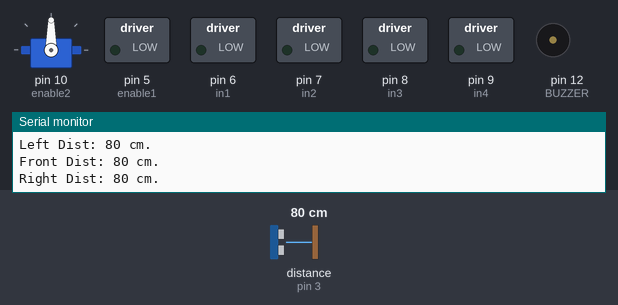
A sketch run on a simulated Arduino Uno, built with avr-gcc and run on an emulated ATmega328P. On the bench: servo, switched loads named in the sketch (green lamp = pin HIGH), buzzer (waves = sounding), the last lines printed to the serial monitor. Wiring (inferred from the names in the program): ultrasonic range finder: trigger pin 4; echo pin 3. Inputs (shaded band) come from the test bench; at power-on: distance to the obstacle (sensor on pin 3) 80 cm. The echo pulse lasts 58.3 µs per cm; pins used as bus, display or sensor lines are not drawn.

Above: at 9.2 s.
9.3 s: distance to the obstacle (sensor on pin 3) set to 23 cm
At 11.0 s:
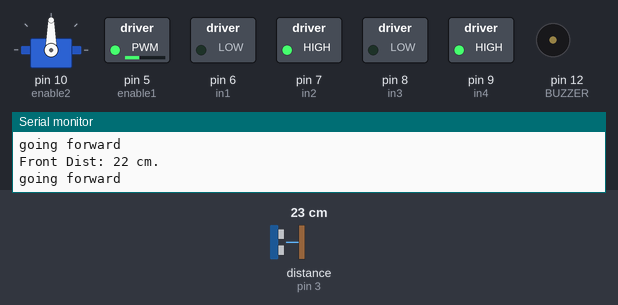
11.5 s: distance to the obstacle (sensor on pin 3) set to 18 cm
At 13.6 s:
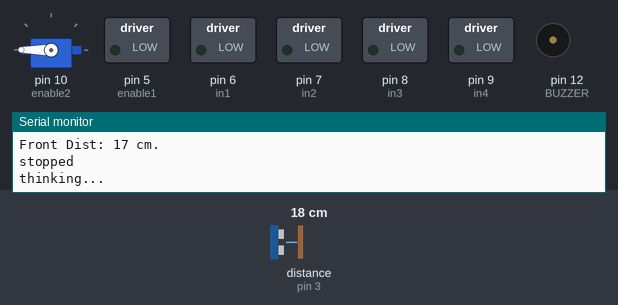
At 16.1 s:
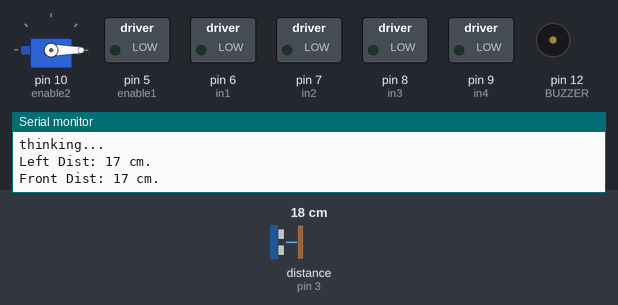
Timing chart, 0 to 20.5 s (numbered marks = the images above; inputs shaded):
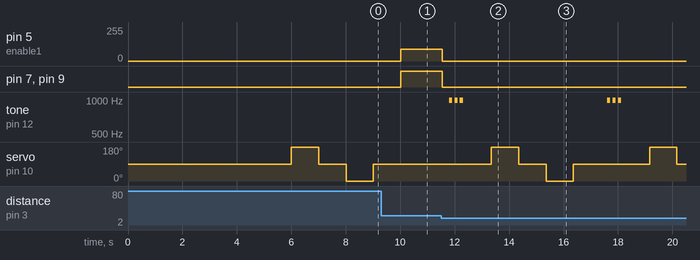

The sketch:

PINGBot_5_EnglishVersion.ino
```cpp
/*
#####################################################################################
#  	Arquivo:            PINGBot_5.pde
#       Micro-processador:  Arduino UNO ou Teensy 2.0++
#  	Linguagem:	    Wiring / C /Processing /Fritzing / Arduino IDE
#       Versão:             V.5
#
#	Objetivo:           Robot Explorador
#
#	Funcionamento:	    Once activated, the robot reads the distance
#                           (right, left and front) in order to decide what is
#                           the best way to go.
#                           Decided the best way (which is always the longest way,
#                           if there is no best way to go, the robot decides to give
#                           half back) it goes forward until it find an obstacle
#                           closer than 30 cm  from it and then the robot will stop
#                           and it will perform the decision procedure again.
#                           And so on...
#
#
#
#   Autor:              Marcelo Moraes
#   Data:               29/11/12
#   Local:              Sorocaba - SP
#
#####################################################################################

  Este projeto contém código de domínio público.
  A modificação é permitida sem aviso prévio.
*/


/*
Motors:
Motor 1 - the right motor
Motor 2 - the left motor

Input pins:
IN 1 e IN 2 - pins to drive the motor 1
IN 3 e IN 4 - pins to drive the motor 2

Enable pins:
EN 1 - motor 1 enable pin
EN 2 - motor 2 enable pin

The anable pin acts as a PWM for the (speed and spining) motor's control
To drive the motors we need to put LOW/HIGH in the input pins to determine
the direction (clockwise or anti-clockwise)

Take care when wiring the motors to the correct direction
*/

// Libraries
#include <Servo.h>      // servo-motors lead up.
#include <Ultrasonic.h> // PING sensor lead up.

// objects definition
Servo myservo; // my own servo object

// variables and constants definition
int echopin = 3;               // HC-SR04 echo pin
int trigerpin = 4;             // HC-SR04 trigger pin
int in1 = 6;                   // motor 1, 1st pin
int in2 = 7;                   // motor 1, 2nd pin
int in3 = 8;                   // motor 2, 1st pin
int in4 = 9;                   // motor 2, 2nd pin
int enable1 = 5;               // motor 1, PWM pin to speed control
int enable2 = 10;              // motor 2, PWM pin to speed control
int BUZZER = 12;               // buzzer pin
int Velocidade1 = 90;          // motor 1 speed definition (0 to 255)
int Velocidade2 = 80;          // motor 2 speed definition (0 to 255)
int distLimite = 20;           // distance limite in centimeter (20cm)

unsigned long pulsetime = 0;   // beat time of ping sensor
unsigned long distancia = 0;   // stores the distance values


void setup(){
  Serial.begin(9600);          // serial communication initialization, just for debug
                               // to show in the LCD display
  myservo.attach(10);          // attach servo motor to pin 10
  pinMode(enable1, OUTPUT);    // motor pins definition
  pinMode(enable2, OUTPUT);
  pinMode(in1, OUTPUT);
  pinMode(in2, OUTPUT);
  pinMode(in3, OUTPUT);
  pinMode(in4, OUTPUT);

  pinMode(trigerpin, OUTPUT);  // trigger pin definition as putput
  pinMode(echopin, INPUT);     // echo pin definition as input

  pinMode(BUZZER, OUTPUT);     // buzzer pin definition as output

  myservo.write(90);           // servo start in 90 degree position
  pararMotor();                // robot starts stopped
  Serial.println("stopped");   // print message in the console
  delay(5000);                 // stay 5 seconds stopped before starts

}


void loop(){
  // variables initialization
  int distEsquerda = 0;
  int distDireita = 0;
  int distFrente = 0;

  // distance initial reads
  Serial.println("thinking...");
  delay(1000);                     // pause
  myservo.write(180);              // servo position to 180 degrees
  delay(1000);                     // waiting the sensor stabilize the reading
  distEsquerda = lerDistancia();   // reads left distance
  Serial.print("Left Dist: ");
  Serial.print(distEsquerda);
  Serial.println(" cm.");
  myservo.write(90);               // servo position to 90 degrees
  delay(1000);                     // waiting the sensor stabilize the reading
  distFrente = lerDistancia();     // reads front distance
  Serial.print("Front Dist: ");
  Serial.print(distFrente);
  Serial.println(" cm.");
  myservo.write(0);                // servo position to 0 degrees
  delay(1000);                     // waiting the sensor stabilize the reading
  distDireita = lerDistancia();    // reads right distance
  Serial.print("Right Dist: ");
  Serial.print(distDireita);
  Serial.println(" cm.");

  // at the end put servo to 90 degrees position (robot looking ahead)
  myservo.write(90);
  delay(1000);                     // waiting the sensor stabilize the reading

  // best way to go determination
  if((distFrente < distEsquerda) && (distFrente < distDireita)){ // if front distance is less then left or right distance
  // check who is greater (right or left)
    if(distEsquerda > distDireita){
      Serial.println("turning to left");
      motorDireito(600);                        // to turn left, just right motor works
      delay(300);
    }
    else{
      if(distEsquerda == distDireita){ // when left and right distance are the same (especila case)
        Serial.println("turning 180 degrees");
        girar180graus(600);                     // turn 180 degree, both motors works (one in each direction)
        delay(300);
      }
      else{
        Serial.println("turning right");
        motorEsquerdo(600);                     // to turn right, just left motor works
        delay(300);
      }
    }
  }
  // clear all variables
  distEsquerda = 0;
  distDireita = 0;
  distFrente = 0;
  // go ahead till find another obstacle (obstacle distance less than 20 cm)
  int x = 1;                               // support variable
  while(x){                                // while true
    Serial.println("going forward");
    paraFrente();                          // go ahead
    distFrente = lerDistancia();           // take the front distance
    Serial.print("Front Dist: ");
    Serial.print(distFrente);
    Serial.println(" cm.");
    if(distFrente < distLimite){           // if front distance is less than the limite
      pararMotor();                        // motor stopped
      delay(200);
      x = 0;                               // invalidates the while loop and goes to the main loop
                                           // running from the beginning again
                                           // reading distances and the best path decision
      Alerta(BUZZER, 2000, 100);           // sound alarm
      Serial.println("stopped");
    }
  }
}


// ########################### functions set ###########################

// half back
void girar180graus(long tempo){
  analogWrite(enable1, Velocidade1);  // motor 1 speed (PWM).
  analogWrite(enable2, Velocidade2);  // motor 2 speed(PWM).
  digitalWrite(in1, LOW);             // motor 1 forward direction
  digitalWrite(in2, HIGH);
  digitalWrite(in3, HIGH);            // motor 2 backward direction
  digitalWrite(in4, LOW);
  delay(tempo);                       // motor will be drived for this time (this is an empiric value)
  pararMotor();                       // motors off at the end
}

// turn left
void motorDireito(long tempo){       // the time is in miliseconds
                                     // adjustable in the code it self, if necessary
  analogWrite(enable1, Velocidade1); // motor 1 on
  analogWrite(enable2, 0);           // motor 2 off
  digitalWrite(in1, LOW);            // turn to left
  digitalWrite(in2, HIGH);
  digitalWrite(in3, LOW);
  digitalWrite(in4, LOW);
  delay(tempo);                      // motor will be drived for this time (this is an empiric value)
  pararMotor();                      // motors off at the end
}

// turn right
void motorEsquerdo(long tempo){      // the time is in miliseconds
                                     // adjustable in the code it self, if necessary
  analogWrite(enable1, 0);           // motor 1 off
  analogWrite(enable2, Velocidade2); // motor 2 on
  digitalWrite(in1, LOW);            // turn right
  digitalWrite(in2, LOW);
  digitalWrite(in3, LOW);
  digitalWrite(in4, HIGH);           // motor 2 ligado, rodando para frente
  delay(tempo);                      // motor will be drived for this time (this is an empiric value)
  pararMotor();                      // motors off at the end
}

// forward
void paraFrente(){

  analogWrite(enable1, Velocidade1); // motor 1 on
  analogWrite(enable2, Velocidade2); // motor 2 on
  digitalWrite(in1, LOW);            // go forward
  digitalWrite(in2, HIGH);
  digitalWrite(in3, LOW);
  digitalWrite(in4, HIGH);
}

// stopped
void pararMotor() {
  digitalWrite(in1, LOW);            // motor 1 and motor 2 off
  digitalWrite(in2, LOW);
  digitalWrite(in3, LOW);
  digitalWrite(in4, LOW);
  analogWrite(enable1, 0);           // motor 1 disabled
  analogWrite(enable2, 0);           // motor 2 disabled
}

// backward
void motorRe(long tempo){

  analogWrite(enable1, Velocidade1); // motor 1 on (reverse direction)
  analogWrite(enable2, Velocidade2); // motor 2 on (reverse direction)
  digitalWrite(in1, HIGH);
  digitalWrite(in2, LOW);            // go backward
  digitalWrite(in3, HIGH);
  digitalWrite(in4, LOW);
  delay(tempo);
  pararMotor();
}

// sound alarm
void Alerta (unsigned char BUZZER, int frequencia, long tempoMilisegundos){
  int Contador, x=0;                                           // support variable
  long pausa = (long)(1000000/frequencia);                     // figure out the sound pause
  long loopTempo = (long)((tempoMilisegundos*1000)/(pausa*2)); // figure out the sound loop time
  while(x<3){                                                  // do this 3 times
    for (Contador=0;Contador<loopTempo;Contador++){
      digitalWrite(BUZZER,HIGH);                               // buzzer on
      delayMicroseconds(pausa);                                // pause
      digitalWrite(BUZZER,LOW);                                // buzzer off
      delayMicroseconds(pausa);                                // pause
    }
    delay(100);
    x++;                                                       // next
  }
}

// distance reading
int lerDistancia(){
  // at the beggining generates a 10 ms pulse on trigger pin
  digitalWrite(trigerpin, LOW);        // to ensure startup wrist and not generate false pulses
  digitalWrite(trigerpin, HIGH);       // put trigger pin at high level
  delayMicroseconds(10);               // for 10 ms.
  digitalWrite(trigerpin,LOW);         // put trigger pin at low level
  pulsetime = pulseIn(echopin, HIGH);  // reads echo pin pulse
  return pulsetime/58;                 // convert to centimeter and returns

}

// END OF COMPILATION
```

Measured:
- the behaviour switches between 21 and 20 cm on distance to the obstacle (sensor on pin 3) (found by bisection; images 1 and 2)
- after the input at 11.5 s, pin 5 (enable1): 90/255 → 0/255 after 0.05 s; pin 7 (in2): HIGH → LOW after 0.05 s
